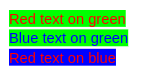
#> input picture src/api/test/three.png, 150 x 81 px
$ python modified_researchpca.py
#> lines starting #> are read from the running program, lines starting #| are printed output that depends on the picture
import numpy as np
import matplotlib.pyplot as plt
import cv2

# Define the color to remain unchanged
unchanged_color = [255, 255, 255]  # White color in RGB format

# Load an image file using OpenCV
image_path = './test/three.png'  # Replace with the path to your image file
image = cv2.imread(image_path)
#> image is the input picture: shape (81, 150, 3); mean B, G, R 172.3, 202.7, 147.3
image = cv2.cvtColor(image, cv2.COLOR_BGR2RGB)  # OpenCV loads images in BGR format, convert to RGB

# Reshape the image array to a 2D array of RGB values
points_3d = image.reshape((-1, 3))

# Identify pixels that match the unchanged color
mask_unchanged = np.all(points_3d == unchanged_color, axis=1)

# Apply PCA to pixels that don't match the unchanged color using SVD
points_to_transform = points_3d[~mask_unchanged][:, 1:]
#> points_to_transform = 6075 pairs, first value 0 to 255, second value 0 to 255
U, S, Vt = np.linalg.svd(points_to_transform, full_matrices=False)
#> U = 6075 pairs, first value -0.0197 to 0, second value -0.0054 to 0.0228; S = [15019.2, 10882.3]; Vt = [[-0.973, -0.231], [-0.231, 0.973]]

# Take the first two components
transformed_points = U[:, :2] @ np.diag(S[:2]) @ Vt[:2, :]
#> transformed_points = 6075 pairs, first value -2.8e-14 to 255, second value 0 to 255

# Scale the transformed points to the range [0, 255]
scaled_green = np.interp(transformed_points[:, 0], (transformed_points[:, 0].min(), transformed_points[:, 0].max()), (0, 255))
#> scaled_green = 6075 values, max 255 at index 116, min 0 at index 4965, mean 150.3
scaled_blue = np.interp(transformed_points[:, 1], (transformed_points[:, 1].min(), transformed_points[:, 1].max()), (0, 255))
#> scaled_blue = 6075 values, max 255 at index 4149, min 0 at index 470, mean 89.5

# Create an empty array for the final image
transformed_image = np.zeros_like(points_3d)

# Fill the unchanged pixels with the original values
transformed_image[mask_unchanged] = unchanged_color

# Map the transformed pixels to the correct channels
transformed_image[~mask_unchanged, 1] = scaled_green
transformed_image[~mask_unchanged, 2] = scaled_blue

# Reshape the transformed image back to its original shape
transformed_image = transformed_image.reshape(image.shape)

# Display the image
plt.figure(figsize=(8, 8))
plt.imshow(transformed_image / 255.0, origin='upper')
plt.title('Mapped 2D Projection with Unchanged Color')
plt.xlabel('Green')
plt.ylabel('Blue')
plt.show()
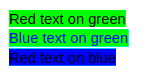
#> shown: shape (81, 150, 3) float64; mean R, G, B 0.5, 0.794, 0.675
